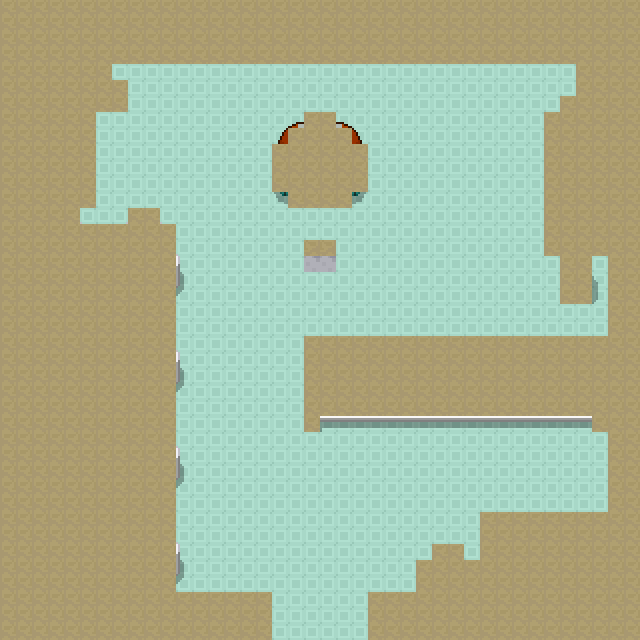

A 2D game scene composited from a Tiled map and its tileset images. What follows is a short description and the map's XML, with each tile layer's data collapsed to a summary:
An orthogonal 40x40 tile map with 16x16 px tiles, 5 tile layers (sol, wall, objets, sur-object, ...), 3 tilesets.

<map version="1.9" tiledversion="1.9.2" orientation="orthogonal" renderorder="right-down" width="40" height="40" tilewidth="16" tileheight="16" infinite="0" nextlayerid="6" nextobjectid="1">
 <tileset firstgid="1" source="pokemon_style.tsx" />
 <tileset firstgid="20833" source="4th_gen_indoor_tileset_by_akizakura16_dac0c2w.tsx" />
 <tileset firstgid="37889" source="4th_gen_outdoor_tileset_by_akizakura16_da5h3mn.tsx" />
 <layer id="1" name="sol" width="40" height="40">
  <data>[1600 cells, 1530 non-empty, 1 distinct tile ids]</data>
 </layer>
 <layer id="2" name="wall" width="40" height="40">
  <data>[1600 cells, 362 non-empty, 42 distinct tile ids]</data>
 </layer>
 <layer id="3" name="objets" width="40" height="40">
  <data>[1600 cells, 708 non-empty, 250 distinct tile ids]</data>
 </layer>
 <layer id="4" name="sur-object" width="40" height="40">
  <data>[1600 cells, 63 non-empty, 28 distinct tile ids]</data>
 </layer>
 <layer id="5" name="collision" width="40" height="40">
  <data>[1600 cells, 875 non-empty, 3 distinct tile ids]</data>
 </layer>
</map>
